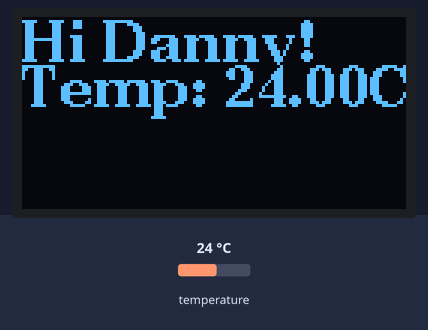
The sketch below on a simulated Arduino Uno, built with avr-gcc and run on an emulated ATmega328P. Shown: 128×64 one-colour display. Inputs (shaded band) come from the test bench; at power-on: temperature 24 °C.

Above: at 4.8 s.
4.9 s: temperature set to 12 °C
At 8.3 s:
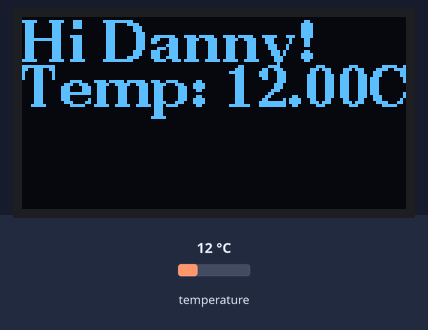
9.3 s: temperature set to 19 °C
At 11.9 s:
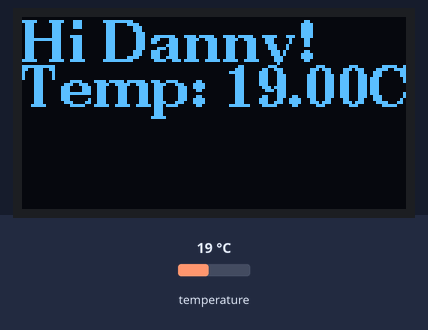
13.6 s: temperature set to 28 °C
At 15.6 s:
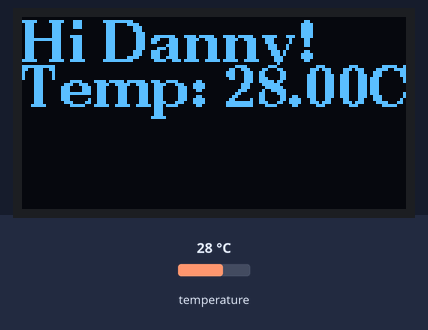
Timing chart, 0 to 17.1 s (numbered marks = the images above; inputs shaded):
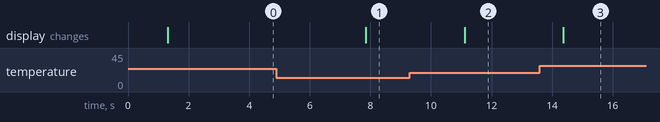

The sketch:

read_thermometer_display_oled.ino
```cpp
#include <Wire.h>

#include <U8x8lib.h>
#include <U8g2lib.h>

#include <DallasTemperature.h>
#include <OneWire.h>

//I/O Pins in use
#define ONE_WIRE_BUS 2
#define OLED_I2C_SW_CLK 3
#define OLED_I2C_SW_SDA 4

//Thermometer variables
// Setup a oneWire instance to communicate with any OneWire devices
// (not just Maxim/Dallas temperature ICs)
OneWire oneWire(ONE_WIRE_BUS);
// Pass our oneWire reference to Dallas Temperature.
DallasTemperature temp_sensor(&oneWire);

//OLED
//U8X8_SH1106_128X64_VCOMH0_HW_I2C oled;
U8G2_SH1106_128X64_VCOMH0_1_HW_I2C oled(U8G2_R0);
//U8G2_SH1106_128X64_VCOMH0_1_SW_I2C oled(U8G2_R0, OLED_I2C_SW_CLK,OLED_I2C_SW_SDA);

//Global and stuff to initate once
uint32_t delayMS;
float current_temp = -1;


void setup() {
  delayMS = 2000;

  temp_sensor.begin();

  oled.begin();
  oled.enableUTF8Print();    // enable UTF8 support for the Arduino print() function

}

void loop() {

  //Read RTC

  //Check PIR sensor -> if someone near turn on blacklight for 30 seconds

  //Read button inputs

  //Read thermometer
  temp_sensor.requestTemperatures(); // Send the command to get temperatures
  current_temp = temp_sensor.getTempCByIndex(0);
  String cur_temp_str = String(current_temp, 2);

//  Serial.print("Temperature for Device 1 is: " + cur_temp_str);
 // Serial.print(current_temp);
//  Serial.print("\n");

  //Display current status
  oled.initDisplay();
  oled.firstPage();
  do {
    oled.setFont(u8g2_font_ncenB14_tr);
    oled.setCursor(0, 15);
    oled.print("Hi Danny!");
    oled.setCursor(0, 30);
    oled.print("Temp: " + cur_temp_str + "C");
  } while ( oled.nextPage() );

  delay(delayMS); //temporary delay in loop

}
```

Measured:
- after the input at 4.9 s, the display: changes after 2.9 s (image 1)
- after the input at 9.3 s, the display: changes after 1.8 s (image 2)
- after the input at 13.6 s, the display: changes after 0.78 s (image 3)
